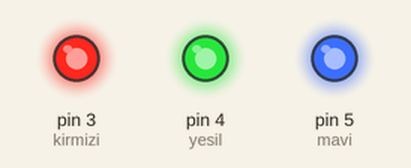
Bench run of a sketch on a simulated Arduino Uno, built with avr-gcc and run on an emulated ATmega328P. Parts: output pins drawn as LEDs (lit = HIGH).

Above: at 0.3 s.
Timing chart, 0 to 1.8 s (numbered marks = the images above):
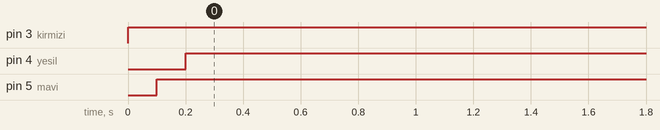

Measured:
- by itself, pin 3 (kirmizi): LOW → HIGH at 0.00 s
- by itself, pin 4 (yesil): LOW → HIGH at 0.20 s
- by itself, pin 5 (mavi): LOW → HIGH at 0.10 s

The sketch:

nano_rgb_Modue_.ino
```cpp
int kirmizi = 3;
int yesil = 4;
int mavi = 5;

void setup() {
pinMode(kirmizi, OUTPUT);
pinMode(yesil, OUTPUT);
pinMode(mavi, OUTPUT);

}

void loop() {
  digitalWrite(kirmizi, HIGH);
  delay(100);
  digitalWrite(mavi,HIGH);
  delay(100);
  digitalWrite(yesil, HIGH);
  delay(100);


}
```
